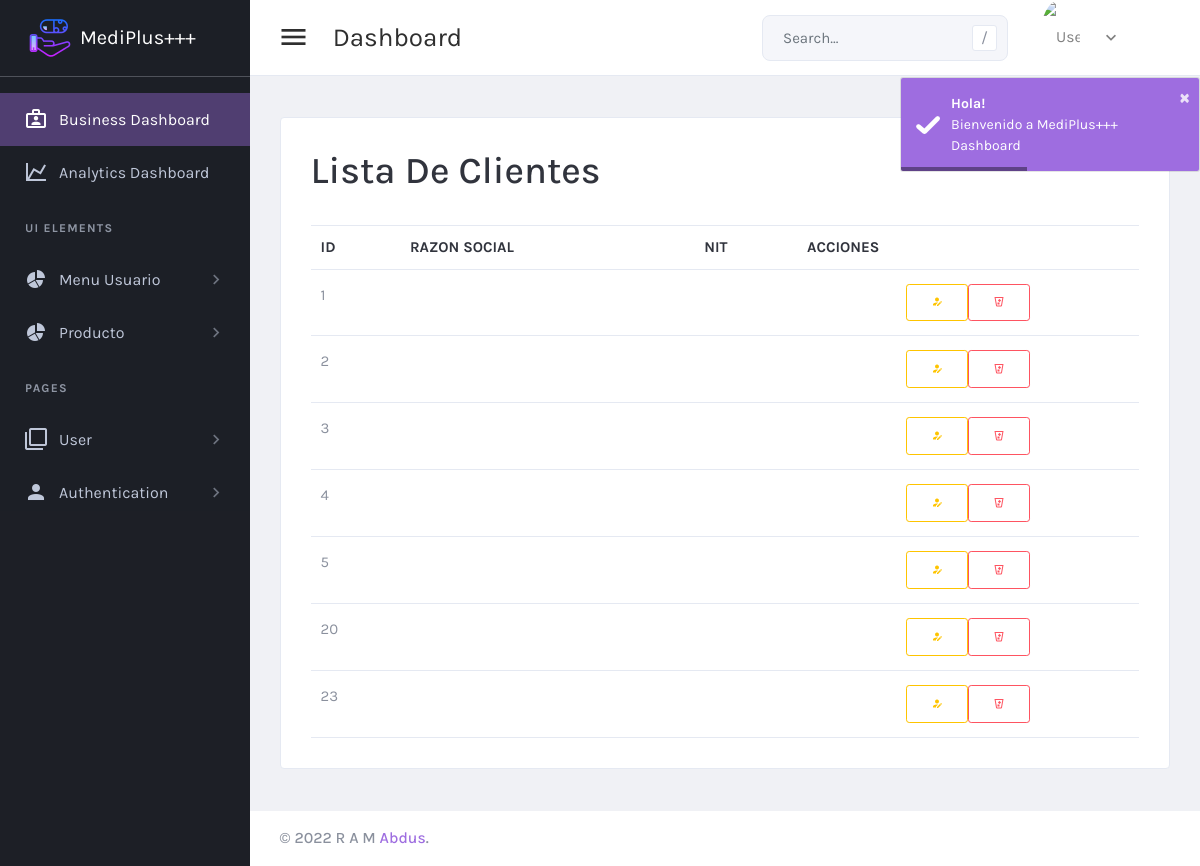
Screenshot of /controlador/clienteListar.php (signed in) with the database file from the repository.
### tables this page shows
CREATE TABLE `clientes` (
  `id_cliente` int(11) NOT NULL,
  `nombre` varchar(100) NOT NULL,
  `paterno` varchar(45) NOT NULL,
  `materno` varchar(45) DEFAULT NULL,
  `ciudad` varchar(45) DEFAULT NULL,
  `cedula` varchar(45) DEFAULT NULL,
  `estado` tinyint(1) NOT NULL
);

### controlador/clienteListar.php (called while the page is built, shortened)
<?php
include_once("../modelo/Cliente.php");
$cliente = new Cliente("","","","","","","");
$listaClientes = $cliente->listar("");
include_once("../vista/clienteListar.php");

### modelo/Cliente.php (called while the page is built, shortened)
<?php
class Cliente{
	public function listar($palabra){
		$db = new Conexion();
		$sql = $db->query("SELECT * FROM clientes WHERE nombre like '$palabra%' AND estado = true");
		return $sql;
	}
}
?>

### vista/clienteListar.php (the view, shortened to what this page needs)
<?php
include_once("../vista/components/header.php");
?>
<div class="card card-default">
  <div class="card-header ">
    <h1>Lista de Clientes</h1>
  </div>
  <div class="card-body">
    <table id="productsTable" class="table table-hover table-product" style="width:100%">
      <thead>
        <tr>
          <th> ID </th>
          <th> RAZON SOCIAL </th>
          <th> NIT </th>
          <th> ACCIONES </th>
        </tr>
      </thead>
      <tbody>
        <?php while ($datos = mysqli_fetch_array($listaClientes)) { ?>
          <tr>
            <td><?= $datos['id_cliente'] ?></td>
            <td><?= $datos['razon_social'] ?></td>
            <td><?= $datos['nit_ci'] ?></td>
            <td style="display: flex; justify-content: center;">
              <a type="button" class="btn btn-sm btn-outline-warning" href="clienteModificar.php?id=<?= $datos['id_cliente'] ?>">
                <i class="mdi mdi-account-edit"></i>
              </a>
              <form action="clienteListar.php" method="POST">
                <button type="submit" class="btn btn-sm btn-outline-danger" name="eliminar"> <i class="mdi mdi-delete-variant"></i> </button>
              </form>
            </td>
          </tr>
        <?php
        }
        ?>
      </tbody>
    </table>
  </div>
</div>
<?php
include_once("../vista/components/footer.php");
?>

### rows the page displays
clientes: id_cliente "1"
clientes: id_cliente "2"
clientes: id_cliente "3"
clientes: id_cliente "4"
clientes: id_cliente "5"
clientes: id_cliente "20"
clientes: id_cliente "23"
